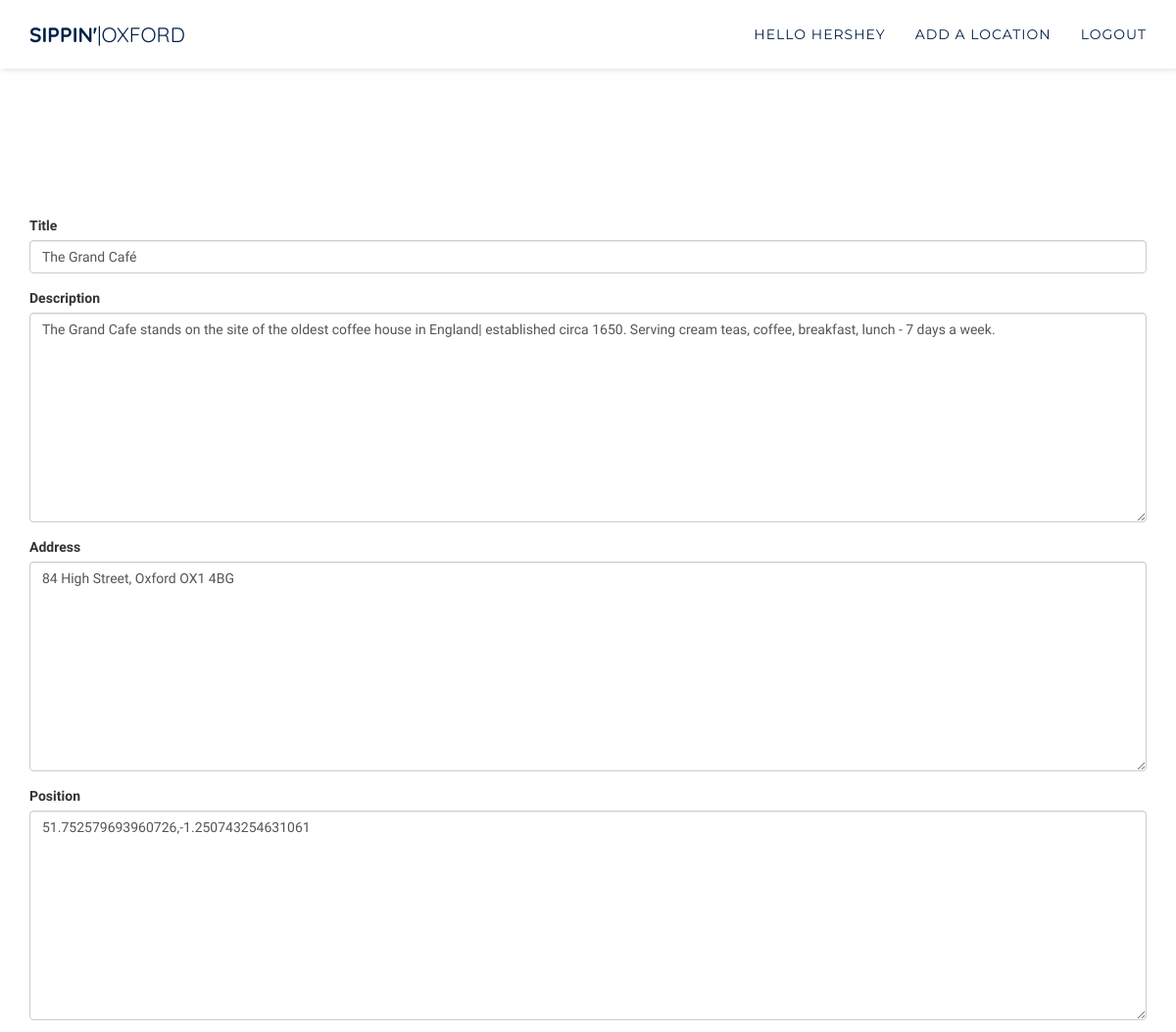
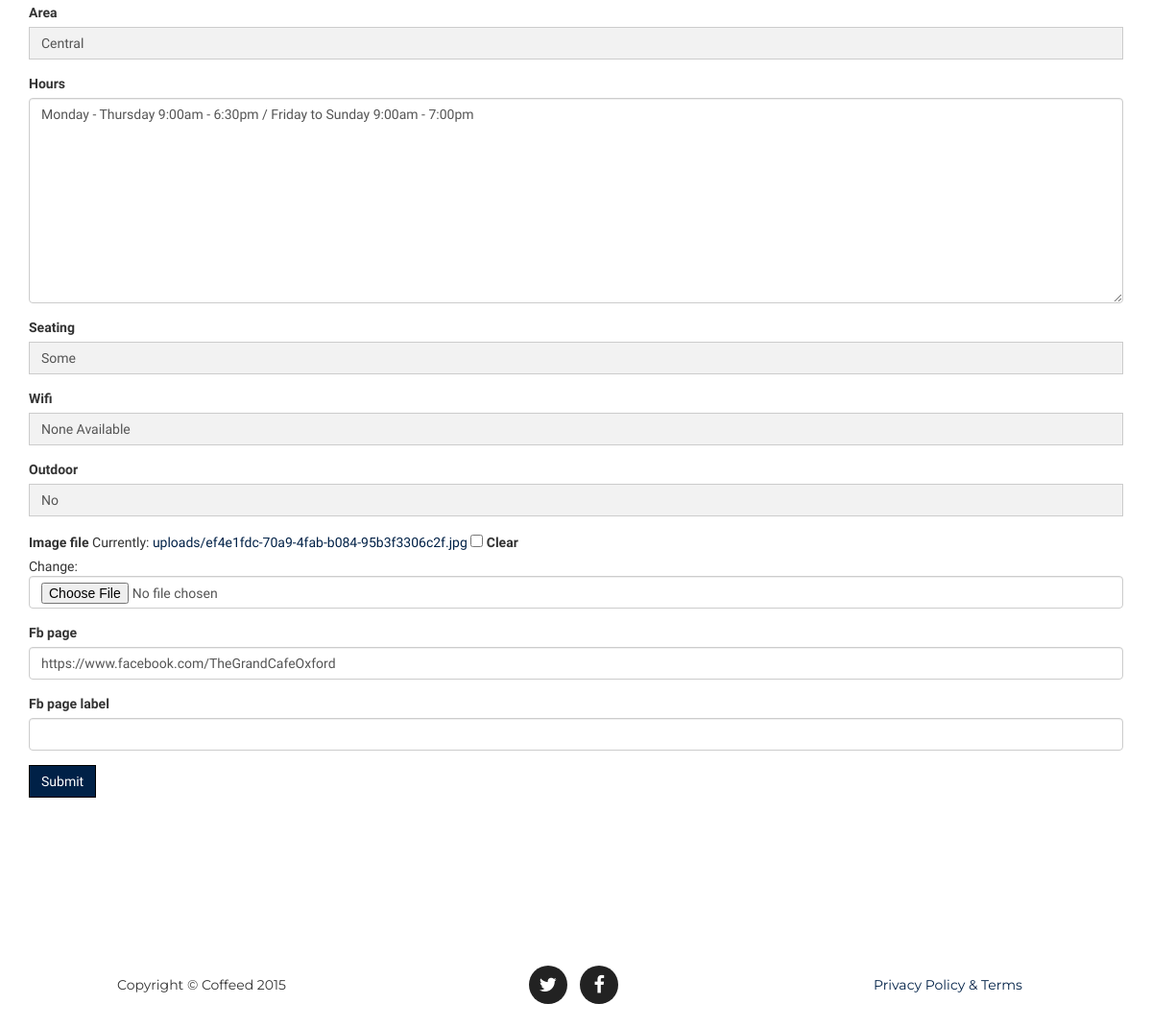
Page /location/1/update/ (signed in) on the committed database (2 pictures, top to bottom).
### core/models.py (models this page shows, shortened)
class Location(models.Model):
    title = models.CharField(max_length=300)
    description = models.TextField(null=True, blank=True)
    address = models.TextField(null=True, blank=True)
    position = GeopositionField(null=True, blank=True)
    area = models.IntegerField(choices=SUBURB_CHOICES, null=True, blank=True)
    hours = models.TextField(null=True, blank=True)
    seating = models.IntegerField(choices=PLURAL_CHOICES, null=True, blank=True)
    wifi = models.IntegerField(choices=WIFI_CHOICES, null=True, blank=True)
    outdoor = models.IntegerField(choices=YESNO_CHOICES, null=True, blank=True)
    image_file = models.ImageField(upload_to=upload_to_location, null=True, blank=True)
    fb_page = models.URLField(null=True, blank=True)
    fb_page_label = models.CharField(max_length=128, null=True, blank=True)
    created_at = models.DateTimeField(auto_now_add=True)

### core/views.py (the view)
# urls.py: url(r'location/(?P<pk>\d+)/update/$', login_required(coreviews.LocationUpdateView.as_view()), name='location_update'),
class LocationUpdateView(UpdateView):
    model = coremodels.Location
    template_name = 'base/form.html'
    fields = "__all__"

### templates/base/form.html (shortened to what this page needs)
{% extends "base/theme.html" %}
{% load widget_tweaks %}
{% block main_content %}
 <div class="header-buffer">
 </div>
 <section id="services">
 <div class="container">
<div class="row">
 {% if form %}
 <div class="col-md-12">
 <form action="" method="post" enctype="multipart/form-data">{% csrf_token %}{{ form.media }}
 {% for field in form %}
 <div class="form-group warning">
 <label for="exampleInputFile">{{ field.label }}</label>
 {{ field|add_class:"form-control"}}
 </div>
 {% endfor %}
 <input type="submit" class="btn btn-success" role="button" value="{{ verb|default:"Submit" }}" />
 </form>
</div>
{% endif %}
</div>
</div>
</section>
{% endblock %}

### templates/base/theme.html (shortened to what this page needs)
{% extends "base/index.html" %}
{% block navigation %}
 {% if request.user.is_authenticated %}
     <li>
        <a class="" href="#">Hello {{ request.user.username }}</a>
     </li>
     <li>
        <a class="page-scroll" href="/location/create/">Add a Location</a>
     </li>
     <li>
         <a class="" href="/logout">Logout</a>
     </li>
 {% endif %}
{% endblock %}

### static/css/agency.css (style rules this page uses)
body { overflow-x: hidden; font-family: 'Domine', serif; }
a, a:hover, a:focus, a:active, a.active { outline: 0; }
a { color: #002147; }
.navbar-default .nav li a { text-transform: uppercase; font-family: Montserrat,"Helvetica Neue",Helvetica,Arial,sans-serif; font-weight: 400; letter-spacing: 1px; color: #002147; }
section { padding: 100px 0; }
@media (min-width:768px) { section { padding: 150px 0; } }
.btn-success { color: #fff; background-color: #002147; border-color: black; }
body { webkit-tap-highlight-color: #fed136; }
.header-buffer { height:70px; }
.btn { border-radius: 0px; }
select { background-color: #f2f2f2 !important; background-repeat: no-repeat; background-size: 16px 16px; border-radius: 0 !important; -webkit-border-radius: 0 !important; -webkit-appearance: none !important; outline:0; box-shadow: none !important; }

### rows in the picture
Location: form "The Grand Café" "The Grand Cafe stands on the site of the oldest coffee house in England| established circa 1650. Serving cream teas, coffee, breakfast, lunch - 7 days a week." "84 High Street, Oxford OX1 4BG" "51.752579693960726,-1.250743254631061" "Central" "Monday - Thursday 9:00am - 6:30pm / Friday to Sunday 9:00am - 7:00pm" "Some" "None Available" "No" "https://www.facebook.com/TheGrandCafeOxford"

### other values in the picture
{{ request.user.username }} "HERSHEY"
{{ field.label }} "Title" "Description" "Address" "Position" "Area" "Hours" "Seating" "Wifi" "Outdoor" "Image file" "Fb page" "Fb page label"
